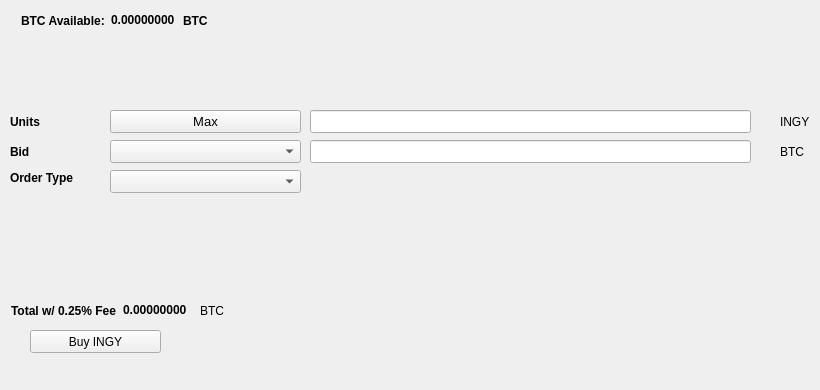
   <widget class="QWidget" name="BuyTab">
    <attribute name="title">
     <string>Buy</string>
    </attribute>
    <widget class="QPushButton" name="BuyINGY">
     <property name="geometry">
      <rect>
       <x>30</x>
       <y>330</y>
       <width>131</width>
       <height>23</height>
      </rect>
     </property>
     <property name="text">
      <string>Buy INGY</string>
     </property>
     <property name="icon">
      <iconset resource="../ingenuity.qrc">
       <normaloff>:/icons/bitcoin</normaloff>:/icons/bitcoin</iconset>
     </property>
    </widget>
    <widget class="QLabel" name="label_3">
     <property name="geometry">
      <rect>
       <x>10</x>
       <y>110</y>
       <width>46</width>
       <height>23</height>
      </rect>
     </property>
     <property name="font">
      <font>
       <weight>75</weight>
       <bold>true</bold>
      </font>
     </property>
     <property name="text">
      <string>Units</string>
     </property>
    </widget>
    <widget class="QLineEdit" name="UnitsInput">
     <property name="geometry">
      <rect>
       <x>310</x>
       <y>110</y>
       <width>441</width>
       <height>23</height>
      </rect>
     </property>
     <property name="font">
      <font>
       <pointsize>9</pointsize>
       <weight>75</weight>
       <bold>true</bold>
      </font>
     </property>
    </widget>
    <widget class="QLineEdit" name="BuyBidPriceEdit">
     <property name="geometry">
      <rect>
       <x>310</x>
       <y>140</y>
       <width>441</width>
       <height>23</height>
      </rect>
     </property>
     <property name="font">
      <font>
       <pointsize>9</pointsize>
       <weight>75</weight>
       <bold>true</bold>
      </font>
     </property>
    </widget>
    <widget class="QLabel" name="label_4">
     <property name="geometry">
      <rect>
       <x>780</x>
       <y>110</y>
       <width>31</width>
       <height>23</height>
      </rect>
     </property>
     <property name="text">
      <string>INGY</string>
     </property>
    </widget>
    <widget class="QLabel" name="label_5">
     <property name="geometry">
      <rect>
       <x>780</x>
       <y>140</y>
       <width>31</width>
       <height>23</height>
      </rect>
     </property>
     <property name="text">
      <string>BTC</string>
     </property>
    </widget>
    <widget class="QLabel" name="label_6">
     <property name="geometry">
      <rect>
       <x>10</x>
       <y>140</y>
       <width>46</width>
       <height>23</height>
      </rect>
     </property>
     <property name="font">
      <font>
       <weight>75</weight>
       <bold>true</bold>
      </font>
     </property>
     <property name="text">
      <string>Bid</string>
     </property>
    </widget>
    <widget class="QLabel" name="label_7">
     <property name="geometry">
      <rect>
       <x>10</x>
       <y>170</y>
       <width>91</width>
       <height>16</height>
      </rect>
     </property>
     <property name="font">
      <font>
       <weight>75</weight>
       <bold>true</bold>
      </font>
     </property>
     <property name="text">
      <string>Order Type</string>
     </property>
    </widget>
    <widget class="QPushButton" name="Buy_Max_Amount">
     <property name="geometry">
      <rect>
       <x>110</x>
       <y>110</y>
       <width>191</width>
       <height>23</height>
      </rect>
     </property>
     <property name="font">
      <font>
       <pointsize>10</pointsize>
      </font>
     </property>
     <property name="text">
      <string>Max</string>
     </property>
    </widget>
    <widget class="QComboBox" name="BuyBidcomboBox">
     <property name="geometry">
      <rect>
       <x>110</x>
       <y>140</y>
       <width>191</width>
       <height>23</height>
      </rect>
     </property>
     <property name="font">
      <font>
       <pointsize>10</pointsize>
      </font>
     </property>
    </widget>
    <widget class="QComboBox" name="buyOrdertypeCombo">
     <property name="geometry">
      <rect>
       <x>110</x>
       <y>170</y>
       <width>191</width>
       <height>23</height>
      </rect>
     </property>
     <property name="font">
      <font>
       <pointsize>10</pointsize>
      </font>
     </property>
    </widget>
    <widget class="QWidget" name="layoutWidget1">
     <property name="geometry">
      <rect>
       <x>21</x>
       <y>11</y>
       <width>227</width>
       <height>19</height>
      </rect>
     </property>
     <layout class="QHBoxLayout" name="horizontalLayout_3">
      <item>
       <widget class="QLabel" name="label232">
        <property name="font">
         <font>
          <weight>75</weight>
          <bold>true</bold>
         </font>
        </property>
        <property name="text">
         <string>BTC Available:</string>
        </property>
       </widget>
      </item>
      <item>
       <widget class="QLabel" name="BtcAvailableLbl">
        <property name="palette">
         <palette>
          <active>
           <colorrole role="WindowText">
            <brush brushstyle="SolidPattern">
             <color alpha="255">
              <red>0</red>
              <green>0</green>
              <blue>0</blue>
             </color>
            </brush>
           </colorrole>
           <colorrole role="Button">
            <brush brushstyle="SolidPattern">
             <color alpha="255">
              <red>0</red>
              <green>170</green>
              <blue>0</blue>
             </color>
            </brush>
           </colorrole>
           <colorrole role="Light">
            <brush brushstyle="SolidPattern">
             <color alpha="255">
              <red>0</red>
              <green>255</green>
              <blue>0</blue>
             </color>
            </brush>
           </colorrole>
           <colorrole role="Midlight">
            <brush brushstyle="SolidPattern">
             <color alpha="255">
              <red>0</red>
              <green>212</green>
              <blue>0</blue>
             </color>
            </brush>
           </colorrole>
           <colorrole role="Dark">
            <brush brushstyle="SolidPattern">
             <color alpha="255">
              <red>0</red>
              <green>85</green>
              <blue>0</blue>
             </color>
            </brush>
           </colorrole>
           <colorrole role="Mid">
            <brush brushstyle="SolidPattern">
             <color alpha="255">
              <red>0</red>
              <green>113</green>
              <blue>0</blue>
             </color>
            </brush>
           </colorrole>
           <colorrole role="Text">
            <brush brushstyle="SolidPattern">
             <color alpha="255">
              <red>0</red>
              <green>170</green>
              <blue>0</blue>
             </color>
            </brush>
           </colorrole>
           <colorrole role="BrightText">
            <brush brushstyle="SolidPattern">
             <color alpha="255">
              <red>255</red>
              <green>255</green>
              <blue>255</blue>
             </color>
            </brush>
           </colorrole>
           <colorrole role="ButtonText">
            <brush brushstyle="SolidPattern">
             <color alpha="255">
              <red>0</red>
              <green>0</green>
              <blue>0</blue>
             </color>
            </brush>
           </colorrole>
           <colorrole role="Base">
            <brush brushstyle="SolidPattern">
             <color alpha="255">
              <red>255</red>
              <green>255</green>
              <blue>255</blue>
             </color>
            </brush>
           </colorrole>
           <colorrole role="Window">
            <brush brushstyle="SolidPattern">
             <color alpha="255">
              <red>0</red>
              <green>170</green>
              <blue>0</blue>
             </color>
            </brush>
           </colorrole>
           <colorrole role="Shadow">
            <brush brushstyle="SolidPattern">
             <color alpha="255">
              <red>0</red>
              <green>0</green>
              <blue>0</blue>
             </color>
            </brush>
           </colorrole>
           <colorrole role="AlternateBase">
            <brush brushstyle="SolidPattern">
             <color alpha="255">
              <red>127</red>
              <green>212</green>
              <blue>127</blue>
             </color>
            </brush>
           </colorrole>
           <colorrole role="ToolTipBase">
            <brush brushstyle="SolidPattern">
             <color alpha="255">
              <red>255</red>
              <green>255</green>
              <blue>220</blue>
             </color>
            </brush>
           </colorrole>
           <colorrole role="ToolTipText">
            <brush brushstyle="SolidPattern">
             <color alpha="255">
              <red>0</red>
              <green>0</green>
              <blue>0</blue>
             </color>
            </brush>
           </colorrole>
          </active>
          <inactive>
           <colorrole role="WindowText">
            <brush brushstyle="SolidPattern">
             <color alpha="255">
              <red>0</red>
              <green>0</green>
              <blue>0</blue>
             </color>
            </brush>
           </colorrole>
           <colorrole role="Button">
            <brush brushstyle="SolidPattern">
             <color alpha="255">
              <red>0</red>
              <green>170</green>
              <blue>0</blue>
             </color>
            </brush>
           </colorrole>
           <colorrole role="Light">
            <brush brushstyle="SolidPattern">
             <color alpha="255">
              <red>0</red>
              <green>255</green>
              <blue>0</blue>
             </color>
            </brush>
           </colorrole>
           <colorrole role="Midlight">
            <brush brushstyle="SolidPattern">
             <color alpha="255">
              <red>0</red>
              <green>212</green>
              <blue>0</blue>
             </color>
            </brush>
           </colorrole>
           <colorrole role="Dark">
            <brush brushstyle="SolidPattern">
             <color alpha="255">
              <red>0</red>
              <green>85</green>
              <blue>0</blue>
             </color>
            </brush>
           </colorrole>
           <colorrole role="Mid">
            <brush brushstyle="SolidPattern">
             <color alpha="255">
              <red>0</red>
              <green>113</green>
              <blue>0</blue>
             </color>
            </brush>
           </colorrole>
           <colorrole role="Text">
            <brush brushstyle="SolidPattern">
             <color alpha="255">
              <red>0</red>
              <green>170</green>
              <blue>0</blue>
             </color>
            </brush>
           </colorrole>
           <colorrole role="BrightText">
            <brush brushstyle="SolidPattern">
             <color alpha="255">
              <red>255</red>
              <green>255</green>
              <blue>255</blue>
             </color>
            </brush>
           </colorrole>
           <colorrole role="ButtonText">
            <brush brushstyle="SolidPattern">
             <color alpha="255">
              <red>0</red>
              <green>0</green>
              <blue>0</blue>
             </color>
            </brush>
           </colorrole>
           <colorrole role="Base">
            <brush brushstyle="SolidPattern">
             <color alpha="255">
              <red>255</red>
              <green>255</green>
              <blue>255</blue>
             </color>
            </brush>
           </colorrole>
           <colorrole role="Window">
            <brush brushstyle="SolidPattern">
             <color alpha="255">
              <red>0</red>
              <green>170</green>
              <blue>0</blue>
             </color>
            </brush>
           </colorrole>
           <colorrole role="Shadow">
            <brush brushstyle="SolidPattern">
             <color alpha="255">
              <red>0</red>
              <green>0</green>
              <blue>0</blue>
             </color>
            </brush>
           </colorrole>
           <colorrole role="AlternateBase">
            <brush brushstyle="SolidPattern">
             <color alpha="255">
              <red>127</red>
              <green>212</green>
              <blue>127</blue>
             </color>
            </brush>
           </colorrole>
           <colorrole role="ToolTipBase">
            <brush brushstyle="SolidPattern">
             <color alpha="255">
              <red>255</red>
              <green>255</green>
              <blue>220</blue>
             </color>
            </brush>
           </colorrole>
           <colorrole role="ToolTipText">
            <brush brushstyle="SolidPattern">
             <color alpha="255">
              <red>0</red>
              <green>0</green>
              <blue>0</blue>
             </color>
            </brush>
           </colorrole>
          </inactive>
          <disabled>
           <colorrole role="WindowText">
            <brush brushstyle="SolidPattern">
             <color alpha="255">
              <red>0</red>
              <green>85</green>
              <blue>0</blue>
             </color>
            </brush>
           </colorrole>
           <colorrole role="Button">
            <brush brushstyle="SolidPattern">
             <color alpha="255">
              <red>0</red>
              <green>170</green>
              <blue>0</blue>
             </color>
            </brush>
           </colorrole>
           <colorrole role="Light">
            <brush brushstyle="SolidPattern">
             <color alpha="255">
              <red>0</red>
              <green>255</green>
              <blue>0</blue>
             </color>
            </brush>
           </colorrole>
           <colorrole role="Midlight">
            <brush brushstyle="SolidPattern">
             <color alpha="255">
              <red>0</red>
              <green>212</green>
              <blue>0</blue>
             </color>
            </brush>
           </colorrole>
           <colorrole role="Dark">
            <brush brushstyle="SolidPattern">
             <color alpha="255">
              <red>0</red>
              <green>85</green>
              <blue>0</blue>
             </color>
            </brush>
           </colorrole>
           <colorrole role="Mid">
            <brush brushstyle="SolidPattern">
             <color alpha="255">
              <red>0</red>
              <green>113</green>
              <blue>0</blue>
             </color>
            </brush>
           </colorrole>
           <colorrole role="Text">
            <brush brushstyle="SolidPattern">
             <color alpha="255">
              <red>0</red>
              <green>85</green>
              <blue>0</blue>
             </color>
            </brush>
           </colorrole>
           <colorrole role="BrightText">
            <brush brushstyle="SolidPattern">
             <color alpha="255">
              <red>255</red>
              <green>255</green>
              <blue>255</blue>
             </color>
            </brush>
           </colorrole>
           <colorrole role="ButtonText">
            <brush brushstyle="SolidPattern">
             <color alpha="255">
              <red>0</red>
              <green>85</green>
              <blue>0</blue>
             </color>
            </brush>
           </colorrole>
           <colorrole role="Base">
            <brush brushstyle="SolidPattern">
             <color alpha="255">
              <red>0</red>
              <green>170</green>
              <blue>0</blue>
             </color>
            </brush>
           </colorrole>
           <colorrole role="Window">
            <brush brushstyle="SolidPattern">
             <color alpha="255">
              <red>0</red>
              <green>170</green>
              <blue>0</blue>
             </color>
            </brush>
           </colorrole>
           <colorrole role="Shadow">
            <brush brushstyle="SolidPattern">
             <color alpha="255">
              <red>0</red>
              <green>0</green>
              <blue>0</blue>
             </color>
            </brush>
           </colorrole>
           <colorrole role="AlternateBase">
            <brush brushstyle="SolidPattern">
             <color alpha="255">
              <red>0</red>
              <green>170</green>
              <blue>0</blue>
             </color>
            </brush>
           </colorrole>
           <colorrole role="ToolTipBase">
            <brush brushstyle="SolidPattern">
             <color alpha="255">
              <red>255</red>
              <green>255</green>
              <blue>220</blue>
             </color>
            </brush>
           </colorrole>
           <colorrole role="ToolTipText">
            <brush brushstyle="SolidPattern">
             <color alpha="255">
              <red>0</red>
              <green>0</green>
              <blue>0</blue>
             </color>
            </brush>
           </colorrole>
          </disabled>
         </palette>
        </property>
        <property name="font">
         <font>
          <weight>75</weight>
          <bold>true</bold>
         </font>
        </property>
        <property name="text">
         <string>0.00000000</string>
        </property>
        <property name="textInteractionFlags">
         <set>Qt::LinksAccessibleByMouse|Qt::TextSelectableByKeyboard|Qt::TextSelectableByMouse</set>
        </property>
       </widget>
      </item>
      <item>
       <widget class="QLabel" name="BtcAvailableLbl_2">
        <property name="font">
         <font>
          <weight>75</weight>
          <bold>true</bold>
         </font>
        </property>
        <property name="text">
         <string>BTC</string>
        </property>
       </widget>
      </item>
     </layout>
    </widget>
    <widget class="QWidget" name="layoutWidge2">
     <property name="geometry">
      <rect>
       <x>11</x>
       <y>301</y>
       <width>259</width>
       <height>19</height>
      </rect>
     </property>
     <layout class="QHBoxLayout" name="horizontalLayout_4">
      <item>
       <widget class="QLabel" name="label_9">
        <property name="font">
         <font>
          <weight>75</weight>
          <bold>true</bold>
         </font>
        </property>
        <property name="text">
         <string>Total w/ 0.25% Fee</string>
        </property>
       </widget>
      </item>
      <item>
       <widget class="QLabel" name="BuyCostLabel">
        <property name="palette">
         <palette>
          <active>
           <colorrole role="WindowText">
            <brush brushstyle="SolidPattern">
             <color alpha="255">
              <red>0</red>
              <green>0</green>
              <blue>0</blue>
             </color>
            </brush>
           </colorrole>
           <colorrole role="Button">
            <brush brushstyle="SolidPattern">
             <color alpha="255">
              <red>0</red>
              <green>170</green>
              <blue>0</blue>
             </color>
            </brush>
           </colorrole>
           <colorrole role="Light">
            <brush brushstyle="SolidPattern">
             <color alpha="255">
              <red>0</red>
              <green>255</green>
              <blue>0</blue>
             </color>
            </brush>
           </colorrole>
           <colorrole role="Midlight">
            <brush brushstyle="SolidPattern">
             <color alpha="255">
              <red>0</red>
              <green>212</green>
              <blue>0</blue>
             </color>
            </brush>
           </colorrole>
           <colorrole role="Dark">
            <brush brushstyle="SolidPattern">
             <color alpha="255">
              <red>0</red>
              <green>85</green>
              <blue>0</blue>
             </color>
            </brush>
           </colorrole>
           <colorrole role="Mid">
            <brush brushstyle="SolidPattern">
             <color alpha="255">
              <red>0</red>
              <green>113</green>
              <blue>0</blue>
             </color>
            </brush>
           </colorrole>
           <colorrole role="Text">
            <brush brushstyle="SolidPattern">
             <color alpha="255">
              <red>0</red>
              <green>170</green>
              <blue>0</blue>
             </color>
            </brush>
           </colorrole>
           <colorrole role="BrightText">
            <brush brushstyle="SolidPattern">
             <color alpha="255">
              <red>255</red>
              <green>255</green>
              <blue>255</blue>
             </color>
            </brush>
           </colorrole>
           <colorrole role="ButtonText">
            <brush brushstyle="SolidPattern">
             <color alpha="255">
              <red>0</red>
              <green>0</green>
              <blue>0</blue>
             </color>
            </brush>
           </colorrole>
           <colorrole role="Base">
            <brush brushstyle="SolidPattern">
             <color alpha="255">
              <red>255</red>
              <green>255</green>
              <blue>255</blue>
             </color>
            </brush>
           </colorrole>
           <colorrole role="Window">
            <brush brushstyle="SolidPattern">
             <color alpha="255">
              <red>0</red>
              <green>170</green>
              <blue>0</blue>
             </color>
            </brush>
           </colorrole>
           <colorrole role="Shadow">
            <brush brushstyle="SolidPattern">
             <color alpha="255">
              <red>0</red>
              <green>0</green>
              <blue>0</blue>
             </color>
            </brush>
           </colorrole>
           <colorrole role="AlternateBase">
            <brush brushstyle="SolidPattern">
             <color alpha="255">
              <red>127</red>
              <green>212</green>
              <blue>127</blue>
             </color>
            </brush>
           </colorrole>
           <colorrole role="ToolTipBase">
            <brush brushstyle="SolidPattern">
             <color alpha="255">
              <red>255</red>
              <green>255</green>
              <blue>220</blue>
             </color>
            </brush>
           </colorrole>
           <colorrole role="ToolTipText">
            <brush brushstyle="SolidPattern">
             <color alpha="255">
              <red>0</red>
              <green>0</green>
              <blue>0</blue>
             </color>
            </brush>
           </colorrole>
          </active>
          <inactive>
           <colorrole role="WindowText">
            <brush brushstyle="SolidPattern">
             <color alpha="255">
              <red>0</red>
              <green>0</green>
              <blue>0</blue>
             </color>
            </brush>
           </colorrole>
           <colorrole role="Button">
            <brush brushstyle="SolidPattern">
             <color alpha="255">
              <red>0</red>
              <green>170</green>
              <blue>0</blue>
             </color>
            </brush>
           </colorrole>
           <colorrole role="Light">
            <brush brushstyle="SolidPattern">
             <color alpha="255">
              <red>0</red>
              <green>255</green>
              <blue>0</blue>
             </color>
            </brush>
           </colorrole>
           <colorrole role="Midlight">
            <brush brushstyle="SolidPattern">
             <color alpha="255">
              <red>0</red>
              <green>212</green>
              <blue>0</blue>
             </color>
            </brush>
           </colorrole>
           <colorrole role="Dark">
            <brush brushstyle="SolidPattern">
             <color alpha="255">
              <red>0</red>
              <green>85</green>
              <blue>0</blue>
             </color>
            </brush>
           </colorrole>
           <colorrole role="Mid">
            <brush brushstyle="SolidPattern">
             <color alpha="255">
              <red>0</red>
              <green>113</green>
              <blue>0</blue>
             </color>
            </brush>
           </colorrole>
           <colorrole role="Text">
            <brush brushstyle="SolidPattern">
             <color alpha="255">
              <red>0</red>
              <green>170</green>
              <blue>0</blue>
             </color>
            </brush>
           </colorrole>
           <colorrole role="BrightText">
            <brush brushstyle="SolidPattern">
             <color alpha="255">
              <red>255</red>
              <green>255</green>
              <blue>255</blue>
             </color>
            </brush>
           </colorrole>
           <colorrole role="ButtonText">
            <brush brushstyle="SolidPattern">
             <color alpha="255">
              <red>0</red>
              <green>0</green>
              <blue>0</blue>
             </color>
            </brush>
           </colorrole>
           <colorrole role="Base">
            <brush brushstyle="SolidPattern">
             <color alpha="255">
              <red>255</red>
              <green>255</green>
              <blue>255</blue>
             </color>
            </brush>
           </colorrole>
           <colorrole role="Window">
            <brush brushstyle="SolidPattern">
             <color alpha="255">
              <red>0</red>
              <green>170</green>
              <blue>0</blue>
             </color>
            </brush>
           </colorrole>
           <colorrole role="Shadow">
            <brush brushstyle="SolidPattern">
             <color alpha="255">
              <red>0</red>
              <green>0</green>
              <blue>0</blue>
             </color>
            </brush>
           </colorrole>
           <colorrole role="AlternateBase">
            <brush brushstyle="SolidPattern">
             <color alpha="255">
              <red>127</red>
              <green>212</green>
              <blue>127</blue>
             </color>
            </brush>
           </colorrole>
           <colorrole role="ToolTipBase">
            <brush brushstyle="SolidPattern">
             <color alpha="255">
              <red>255</red>
              <green>255</green>
              <blue>220</blue>
             </color>
            </brush>
           </colorrole>
           <colorrole role="ToolTipText">
            <brush brushstyle="SolidPattern">
             <color alpha="255">
              <red>0</red>
              <green>0</green>
              <blue>0</blue>
             </color>
            </brush>
           </colorrole>
          </inactive>
          <disabled>
           <colorrole role="WindowText">
            <brush brushstyle="SolidPattern">
             <color alpha="255">
              <red>0</red>
              <green>85</green>
              <blue>0</blue>
             </color>
            </brush>
           </colorrole>
           <colorrole role="Button">
            <brush brushstyle="SolidPattern">
             <color alpha="255">
              <red>0</red>
              <green>170</green>
              <blue>0</blue>
             </color>
            </brush>
           </colorrole>
           <colorrole role="Light">
            <brush brushstyle="SolidPattern">
             <color alpha="255">
              <red>0</red>
              <green>255</green>
              <blue>0</blue>
             </color>
            </brush>
           </colorrole>
           <colorrole role="Midlight">
            <brush brushstyle="SolidPattern">
             <color alpha="255">
              <red>0</red>
              <green>212</green>
              <blue>0</blue>
             </color>
            </brush>
           </colorrole>
           <colorrole role="Dark">
            <brush brushstyle="SolidPattern">
             <color alpha="255">
              <red>0</red>
              <green>85</green>
              <blue>0</blue>
             </color>
            </brush>
           </colorrole>
           <colorrole role="Mid">
            <brush brushstyle="SolidPattern">
             <color alpha="255">
              <red>0</red>
              <green>113</green>
              <blue>0</blue>
             </color>
            </brush>
           </colorrole>
           <colorrole role="Text">
            <brush brushstyle="SolidPattern">
             <color alpha="255">
              <red>0</red>
              <green>85</green>
              <blue>0</blue>
             </color>
            </brush>
           </colorrole>
           <colorrole role="BrightText">
            <brush brushstyle="SolidPattern">
             <color alpha="255">
              <red>255</red>
              <green>255</green>
              <blue>255</blue>
             </color>
            </brush>
           </colorrole>
           <colorrole role="ButtonText">
            <brush brushstyle="SolidPattern">
             <color alpha="255">
              <red>0</red>
              <green>85</green>
              <blue>0</blue>
             </color>
            </brush>
           </colorrole>
           <colorrole role="Base">
            <brush brushstyle="SolidPattern">
             <color alpha="255">
              <red>0</red>
              <green>170</green>
              <blue>0</blue>
             </color>
            </brush>
           </colorrole>
           <colorrole role="Window">
            <brush brushstyle="SolidPattern">
             <color alpha="255">
              <red>0</red>
              <green>170</green>
              <blue>0</blue>
             </color>
            </brush>
           </colorrole>
           <colorrole role="Shadow">
            <brush brushstyle="SolidPattern">
             <color alpha="255">
              <red>0</red>
              <green>0</green>
              <blue>0</blue>
             </color>
            </brush>
           </colorrole>
           <colorrole role="AlternateBase">
            <brush brushstyle="SolidPattern">
             <color alpha="255">
              <red>0</red>
              <green>170</green>
              <blue>0</blue>
             </color>
            </brush>
           </colorrole>
           <colorrole role="ToolTipBase">
            <brush brushstyle="SolidPattern">
             <color alpha="255">
              <red>255</red>
              <green>255</green>
              <blue>220</blue>
             </color>
            </brush>
           </colorrole>
           <colorrole role="ToolTipText">
            <brush brushstyle="SolidPattern">
             <color alpha="255">
              <red>0</red>
              <green>0</green>
              <blue>0</blue>
             </color>
            </brush>
           </colorrole>
          </disabled>
         </palette>
        </property>
        <property name="font">
         <font>
          <weight>75</weight>
          <bold>true</bold>
         </font>
        </property>
        <property name="autoFillBackground">
         <bool>false</bool>
        </property>
        <property name="text">
         <string>0.00000000</string>
        </property>
        <property name="textInteractionFlags">
         <set>Qt::LinksAccessibleByMouse|Qt::TextSelectableByMouse</set>
        </property>
       </widget>
      </item>
      <item>
       <widget class="QLabel" name="label_10">
        <property name="font">
         <font>
          <weight>50</weight>
          <bold>false</bold>
         </font>
        </property>
        <property name="text">
         <string>BTC</string>
        </property>
       </widget>
      </item>
     </layout>
    </widget>
    <widget class="QLabel" name="label_24">
     <property name="geometry">
      <rect>
       <x>460</x>
       <y>300</y>
       <width>281</width>
       <height>81</height>
      </rect>
     </property>
     <property name="text">
      <string/>
     </property>
     <property name="pixmap">
      <pixmap>:/images/bittrex</pixmap>
     </property>
    </widget>
   </widget>
